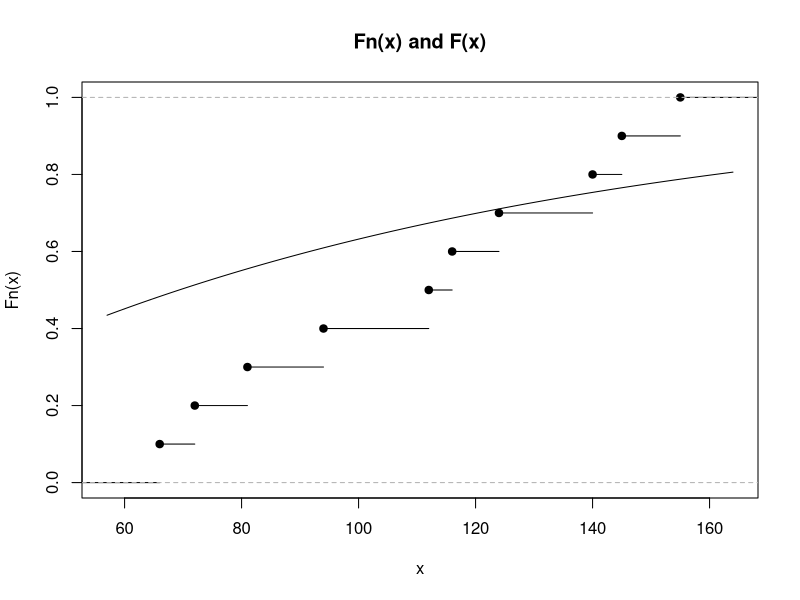
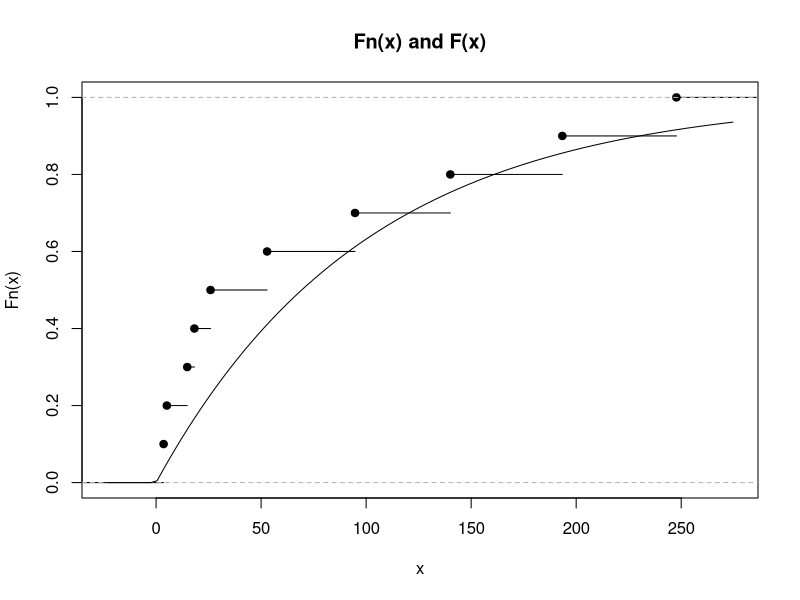
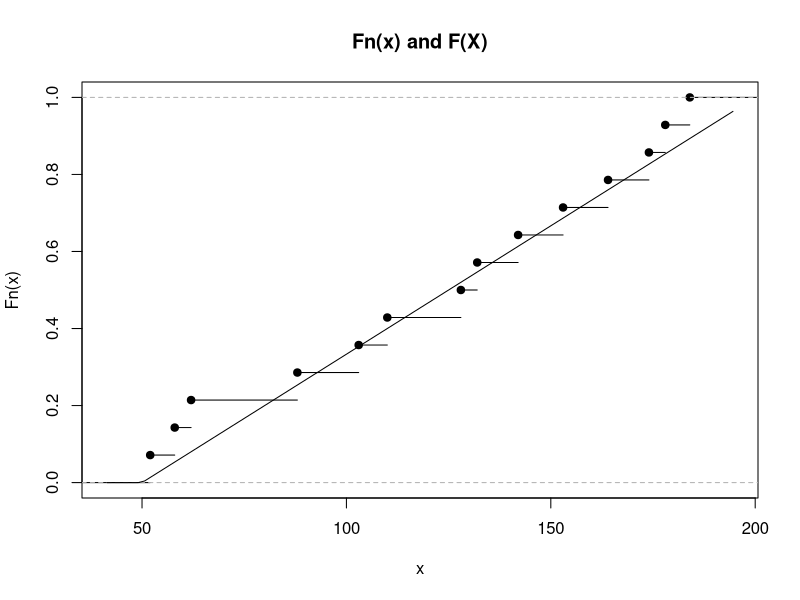
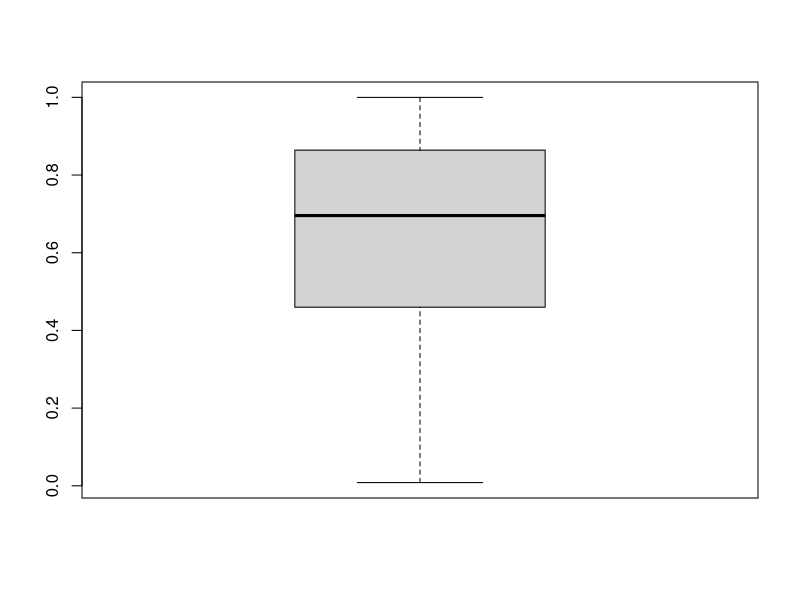
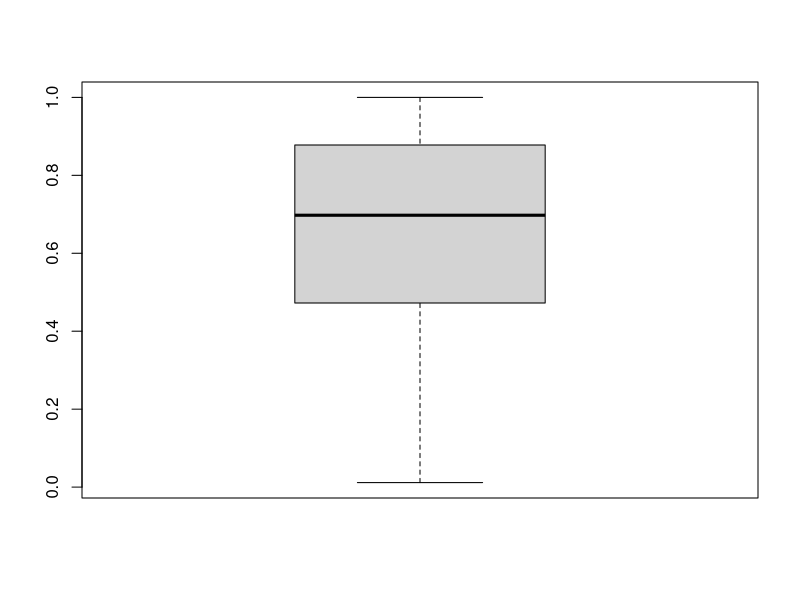
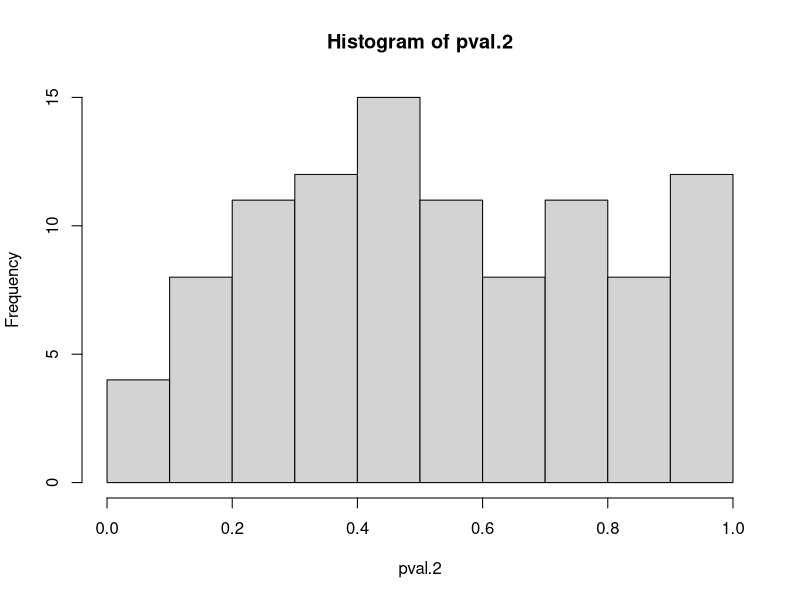
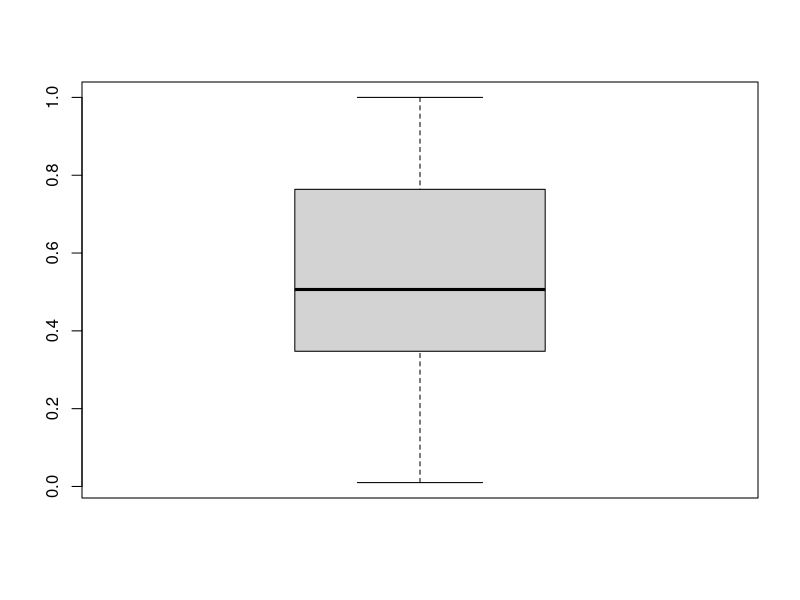
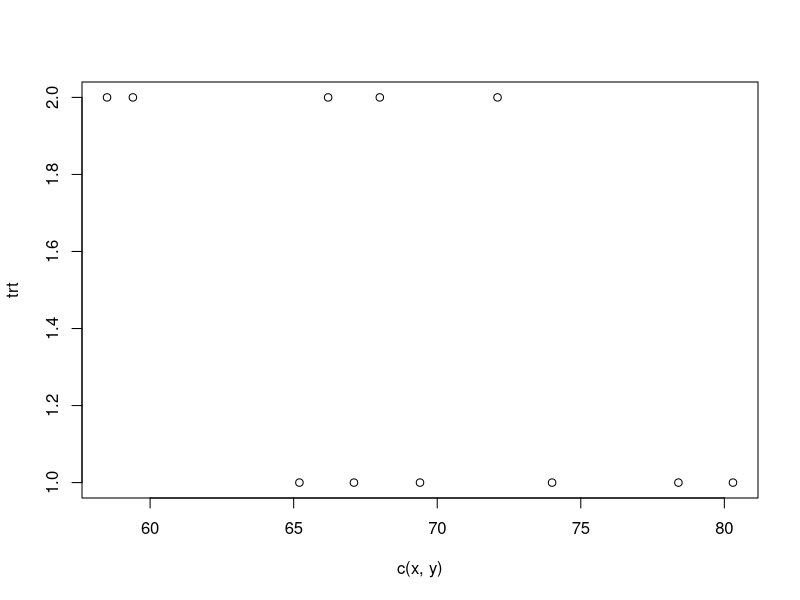

Recreate these plots in R, in order.
#### [Sec9.1 : Goodness-of-Fit Tests] ####

# Example 9b and more
draw.FnF = function(x, F, ...) { # draw the ecdf Fn and the assumed df F
  plot(ecdf(x), main = 'Fn(x) and F(x)')
  curve(F(x, ...), add = T)
}

y = c(66, 72, 81, 94, 112, 116, 124, 140, 145, 155)
draw.FnF(y, pexp, rate=0.01)
ks.test(y, 'pexp', rate=0.01)
y = rexp(10, rate=0.01) # H0 : (F는 평균 100인 지수분포)가 참일 때 그림과 검정결과
draw.FnF(y, pexp, rate=0.01)
ks.test(y, 'pexp', rate=0.01)

# [Exercise 9.1 - (a)]
y = c(141, 291, 132)
chisq.test(y, p=c(.25, .5, .25))$p.value

# [Exercise 9.1 - (b)]
chisq.test(y, p=c(.25, .5, .25),
           simulate.p.value=TRUE, B=10000)$p.value

# [Exercise 9,2 - (a)]
y = c(158, 172, 164, 181, 160, 165)
chisq.test(y, p = rep(1/6, 6))$p.value

# [Exercise 9.2 - (b)]
chisq.test(y, p = rep(1/6, 6),
           simulate.p.value = TRUE, B = 10000)$p.value # 표본 크기가 커서 카이제곱 근사가 의미가 없다 (이 문제에서는)

# [Exercise 9.4]
draw.FnF = function(x, F, ...) {
  plot(ecdf(x), main='Fn(x) and F(X)')
  curve(F(x,...), add=T)
}

y = c(164, 142, 110, 153, 103, 52, 174, 88, 178, 184, 58, 62, 132, 128)
draw.FnF(y, punif, min=50, max=200)
ks.test(y, punif, min=50, max=200)
ks.test(y, punif, min=50, max=200, exact=TRUE)$p.value # exact arg 물어보기 : 표본크기가 작을 때 쓸수 있는 방법
ks.test(y, punif, min=50, max=200, exact=FALSE)$p.value


#### [Sec 9.2 : Goodness-of-Fit Tests When Some Parameters Are Unspecified] ####
# [Example 9c]
n = 30
N = c(6, 2, 1, 9, 7, 5) # 하루 사고 건수 5건과 8건을 묶어서 한 범주로 만들었음에 주의
m = (sum(N[1:5] * 0:4) + 4*5 + 1*8)/30 # m means Y_bar -> lambda
phat = dpois(0:4, m); phat[6] = 1 - ppois(4, m) # phat[6]은 5 이상인거 ~
chisq.test(N, p = phat) # 자유도에 주의, 잘못된 자유도 떄문에 적절하지 않은 p값
# 추정된 모수의 수만큼 조정된 자유도로 다음과 같이 p값을 계산해야함.
t = sum((N - n*phat)^2/(n*phat))
1 - pchisq(t, 4) # n이 클 때의 근사적 p값 -> p.value가 조온나 작다. H0 기각 !!!!!!!!!!!!!!!!!1

# 2017 Mid-term Exam : Question [2]
n = 20; theta = 5; N = 1000
phat = numeric(N)
for (i in 1:N) {
  y = rexp(n, rate=1/theta)
  phat[i] = ks.test(y, "pexp", 1/mean(y), exact = TRUE)$p.value # 표본평균을 사용 
# phat.exact[i] = ks.test(y, 'pexp', 1/mean(y), exact = TRUE)$p.value : 해당 코드는 없어도 댐 
}

c(mean(phat), sd(phat)/sqrt(N))
ks.test(phat, "punif") # p < 0.05이니까 기각 !!!!!!!
boxplot(phat) # 기각되는 것을 볼 수 있다. Uniform distribution을 따르려면 0.5기준 0.25 - 0.75

# c(mean(phat.exact), sd(phat.exact)/sqrt(N))
# ks.test(phat.exact, "punif")
# boxplot(phat.exact) # 기각되는 것을 볼 수 이씀. Uniform distribution을 따르려면 0.5기준 0.25 - 0.75

# 9.2절 실습문제
n = 20; x = rexp(n, rate=1)

ks.test(x, 'pexp', rate=1/mean(x))$p.value # 맞는게 아님 ... 참 고장률이 이것과 같은 지수분포를 검정하라와 같은 말 
# 귀무가설이 참임을 검정 -> p값의 분포가 U ~ (0,1)을 따름을 보여야함.
# ks.test의 exact 인자는 표본의 크기가 큰가, 작은가를 의미하고, 표본이 크다고 판단되면 R에서 자동적으로 exact = TRUE 적용됨.
# 잘못된 방법 -> pval이 U ~ (0,1) 균일분포를 따르지 않음
f1 = function(n) {
  x = rexp(n, rate=1)
  ks.test(x, 'pexp', rate=1/mean(x))$p.value
}

pval1 = replicate(1000, f1(20))
boxplot(pval1)
c(mean(pval1), sd(pval1)/sqrt(1000))

# [옳은 방법] 
f2 = function(n, B) {
  x = rexp(n, rate=1)
  d = ks.test(x, 'pexp', rate=1/mean(x))$statistic
  xbar = mean(x)
  DNstar = numeric(B)
  for (i in 1:B) {
    xstar = rexp(n, rate = 1/xbar)
    DNstar[i] = ks.test(xstar, 'pexp', rate = 1/mean(xstar))$statistic
  }
  mean(DNstar >= d)
}  

pval.2 = replicate(100, f2(n=20, B=400))
hist(pval.2)
ks.test(pval.2, "punif") # 동일한 값들이 존재해서 나오는 warning message
c(mean(pval.2), sd(pval.2)/sqrt(100))
boxplot(pval.2)

#### [Sec 9.3 : The Two-Sample Problem] ####
?pareto
## [Exercise 9.10] ##

x = c(65.2, 67.1, 69.4, 78.4, 74, 80.3)
y = c(59.4, 72.1, 68.0, 66.2, 58.5)
trt = rep(1:2, c(6,5))
plot(c(x, y), trt)
wilcox.test(x, y)$p.value # exact p-value
wilcox.test(x, y, exact = TRUE)$p.value # the same p-value

## [Exercise 9.11] ##
# 9.11 - (a)
wilcox.test(x,y, exact=FALSE)$p.value

# 9.11 - (b)
n = length(x); m = length(y)
W = wilcox.test(x,y)$statistic; r = W + n * (n+1) / 2
# 또는 xy = c(x,y); r = sum(match(x, sort(xy)))
N = 1000 # 모의실험으로 p값을 구하기 위한 반복횟수
R = replicate(N, sum(sample(1:(n+m), n))) # for문을 사용해도 됨
2*min(mean(R <= r), mean(R >= r)) # 모의실험에 의한 p값

# 9.11 - (b)
sum(rank(c(x,y))[trt == 1]) # this is r, observed rank sum of X's
wilcox.test(x, y)$statistic + 6*7/2 # the same
# 나머지는 강의노트 참고